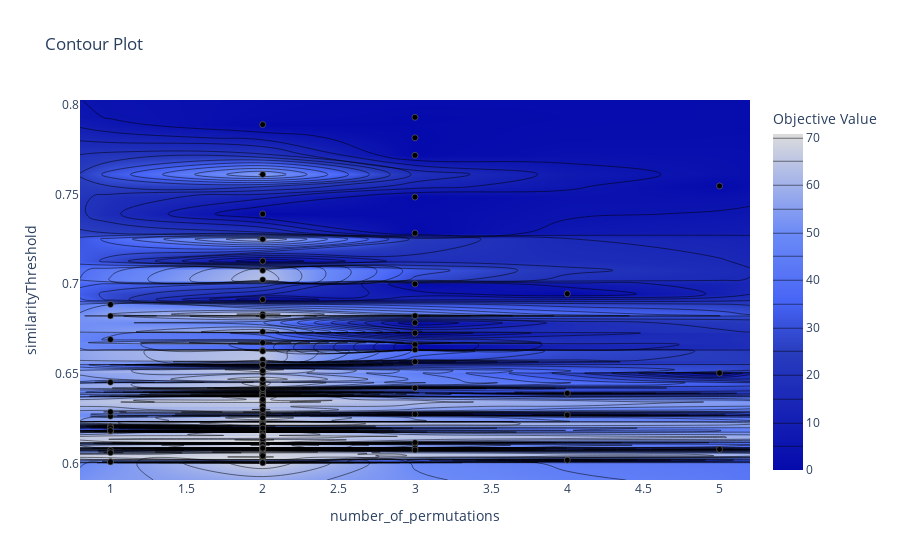

Here is the notebook cell this chart was saved with:
### Code cell
plot_contour(study, params=["number_of_permutations", "similarityThreshold"])

### Figure 1 — Plotly figure (JSON) as saved in the notebook; plotly's stock layout.template omitted (floating-point values rounded to 4 significant figures; data arrays with more than 128 entries replaced by an {"elided": "..."} marker saying what was removed)
{"data": [{"autocontour": true, "colorbar": {"title": {"text": "Objective Value"}}, "colorscale": [[0, "rgb(5,10,172)"], [0.35, "rgb(40,60,190)"], [0.5, "rgb(70,100,245)"], [0.6, "rgb(90,120,245)"], [0.7, "rgb(106,137,247)"], [1, "rgb(220,220,220)"]], "connectgaps": true, "contours": {"coloring": "heatmap", "end": 70, "size": 5, "start": 5}, "hoverinfo": "none", "line": {"smoothing": 1.3}, "reversescale": false, "type": "contour", "x": [0.8, 1, 2, 3, 4, 5, 5.2], "y": {"elided": "132 float values"}, "z": {"elided": "132x7 float values"}}, {"marker": {"color": "black", "line": {"color": "Grey", "width": 0.5}}, "mode": "markers", "showlegend": false, "type": "scatter", "x": {"elided": "130 int values"}, "y": {"elided": "130 float values"}}], "layout": {"autosize": true, "title": {"text": "Contour Plot"}, "xaxis": {"range": [0.8, 5.2], "title": {"text": "number_of_permutations"}, "type": "linear"}, "yaxis": {"range": [0.5909, 0.8026], "title": {"text": "similarityThreshold"}, "type": "linear"}}}
